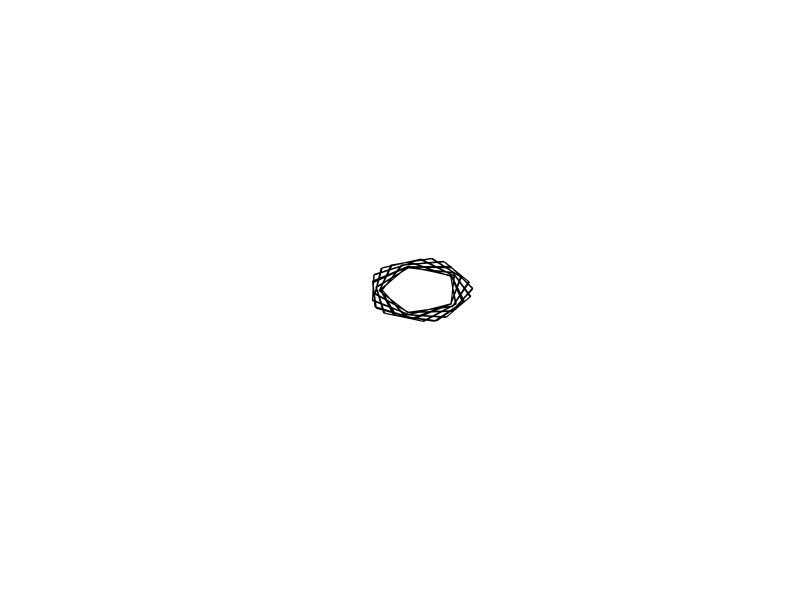
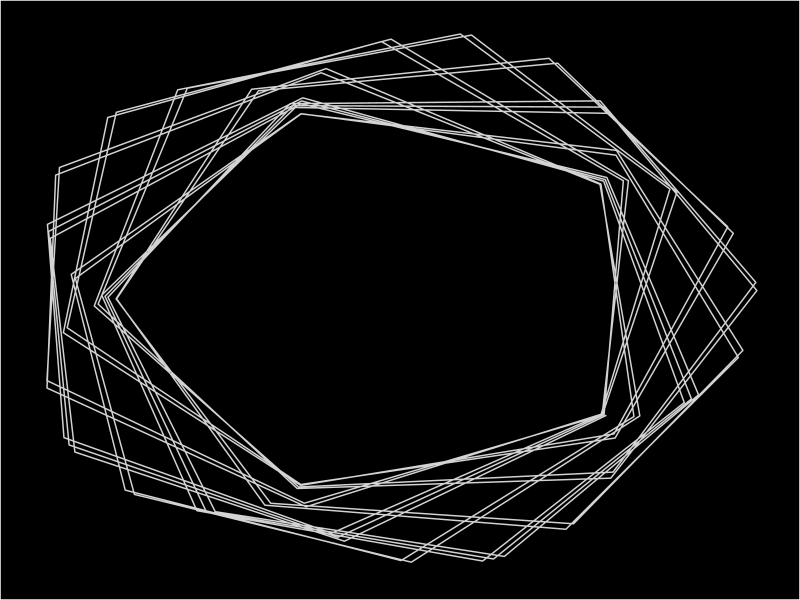

The R script that drew these images, in order:
## https://cdr6934.medium.com/how-i-used-excel-to-create-abstract-album-artwork-fee740d4414f
library(tidyverse)
valX <- function(t,a,b){ ( (a-b) * cos(t) ) + b*cos(t* ((a/b)-1))}
valY <- function(t,a,b){ ( (a-b) * sin(t) ) + b*sin(t* ((a/b)-1))}

x = c()
y = c()
a=14
b=2
for (t in seq(1,100,1)){
  x <- c(x,valX(t,a,b))
  y <- c(y,valY(t,a,b))
}

pltLimit <- 83
plot(0, 0,
     xlim=c(-pltLimit,pltLimit),
     ylim=c(-pltLimit,pltLimit),
     col = "transparent", xlab = "", ylab = "", axes=F)
out <- data.frame( cbind(x,y))
lines(out)
head(out)

ggplot(out,aes(x=x,y=y)) +
  geom_path(color='lightgray') +
  theme(
    axis.ticks =   element_blank(),
    axis.text =    element_blank(),
    axis.title =   element_blank(),
    panel.grid.major = element_blank(),
    panel.grid.minor = element_blank(),
    plot.background=element_rect(fill = "black"),
    panel.background = element_rect(fill = 'black'))

  
